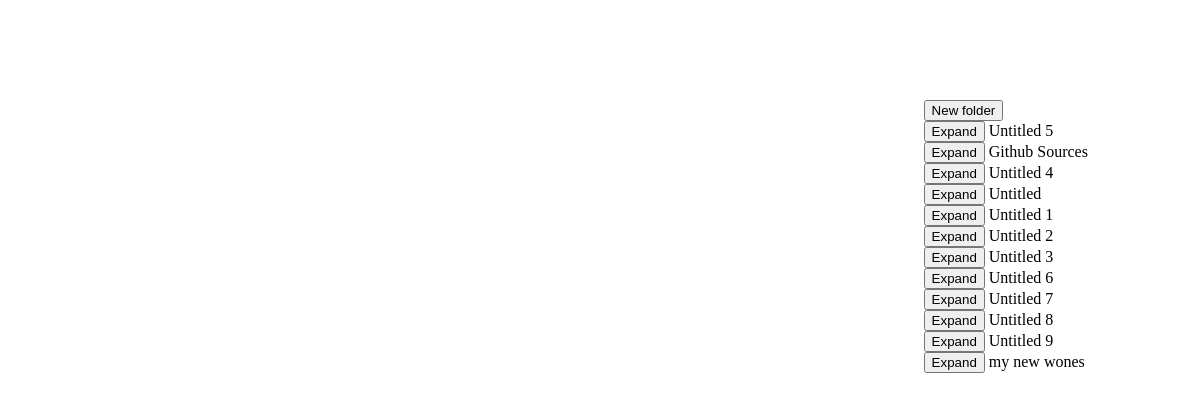
/bookmarks/, run on an earlier commit of the app's database.
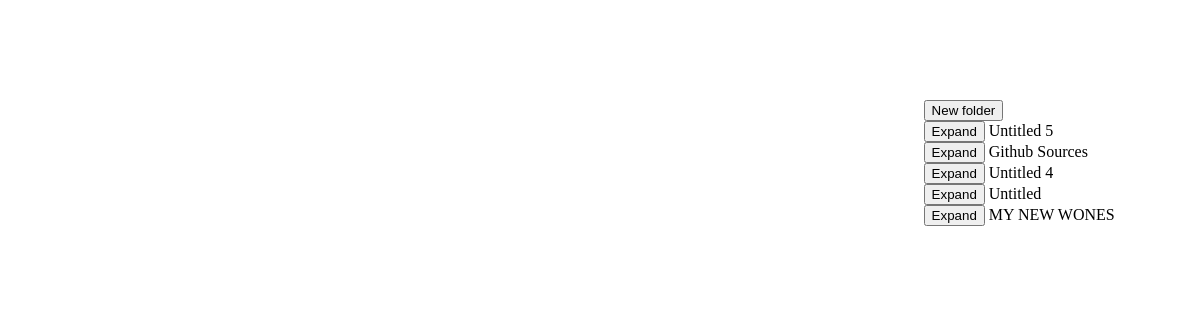
And on a later commit of the database.
### bookmarks/models.py (models this page shows, shortened)
class BookmarkFolder(models.Model):
    name = models.CharField(max_length=50, blank=True, unique=True)
    opened = models.BooleanField(default=False)
    objects = FolderManager()
    def get_bookmarks_url(self):
        kwargs = {
            'id': self.id,
        }
        return reverse("bookmarks:hx-folder-bookmarks", kwargs=kwargs)

### bookmarks/views.py (the view)
# urls.py: path('', BookmarkList.as_view(), name="folder-list"),
class BookmarkList(ListView):
    model = BookmarkFolder
    template_name = 'bookmarks/list.html'
    def get(self, request, *args, **kwargs):
        self.model.objects.close_all()
        return super().get(request, *args, **kwargs)
    def get_context_data(self):
        context = super().get_context_data()
        context['create_folder_url'] = reverse("bookmarks:hx-folder-create", kwargs={})
        return context

### bookmarks/models.py (called while the page is built)
    def close_all(self):
        self.update(opened=False)

### bookmarks/templates/bookmarks/list.html (shortened to what this page needs)
{% load static %}
<!DOCTYPE html>
<html>
    <head>
        <link rel="stylesheet" type="text/css" href="{% static 'css/bookmark-bar.css' %}">
    </head>
    <body>
        <div id="mydiv">
            <button hx-post="{{ create_folder_url }}" hx-target="#folders" hx-trigger="click" hx-swap="beforeend">New folder</button>
            <div id="folders">
                {% for object in object_list %}
                    {% include 'bookmarks/partials/folder-element.html' with obj=object %}
                {% endfor %}
            </div>
        </div>
    </body>
</html>

### bookmarks/templates/bookmarks/partials/folder-element.html (shortened to what this page needs)
<div>
    <button hx-get="{{ obj.get_bookmarks_url }}" hx-target="#bookmark-list-{{ obj.id }}"
            hx-trigger="click">Expand</button>
    {{ obj.name }}
</div>

What changed in the data, as far as the page shows it:
removed BookmarkFolder: name "Untitled 1"
removed BookmarkFolder: name "Untitled 2"
removed BookmarkFolder: name "Untitled 3"
removed BookmarkFolder: name "Untitled 6"
removed BookmarkFolder: name "Untitled 7"
removed BookmarkFolder: name "Untitled 8"
removed BookmarkFolder: name "Untitled 9"
removed BookmarkFolder: name "my new wones"
added BookmarkFolder: name "MY NEW WONES"
